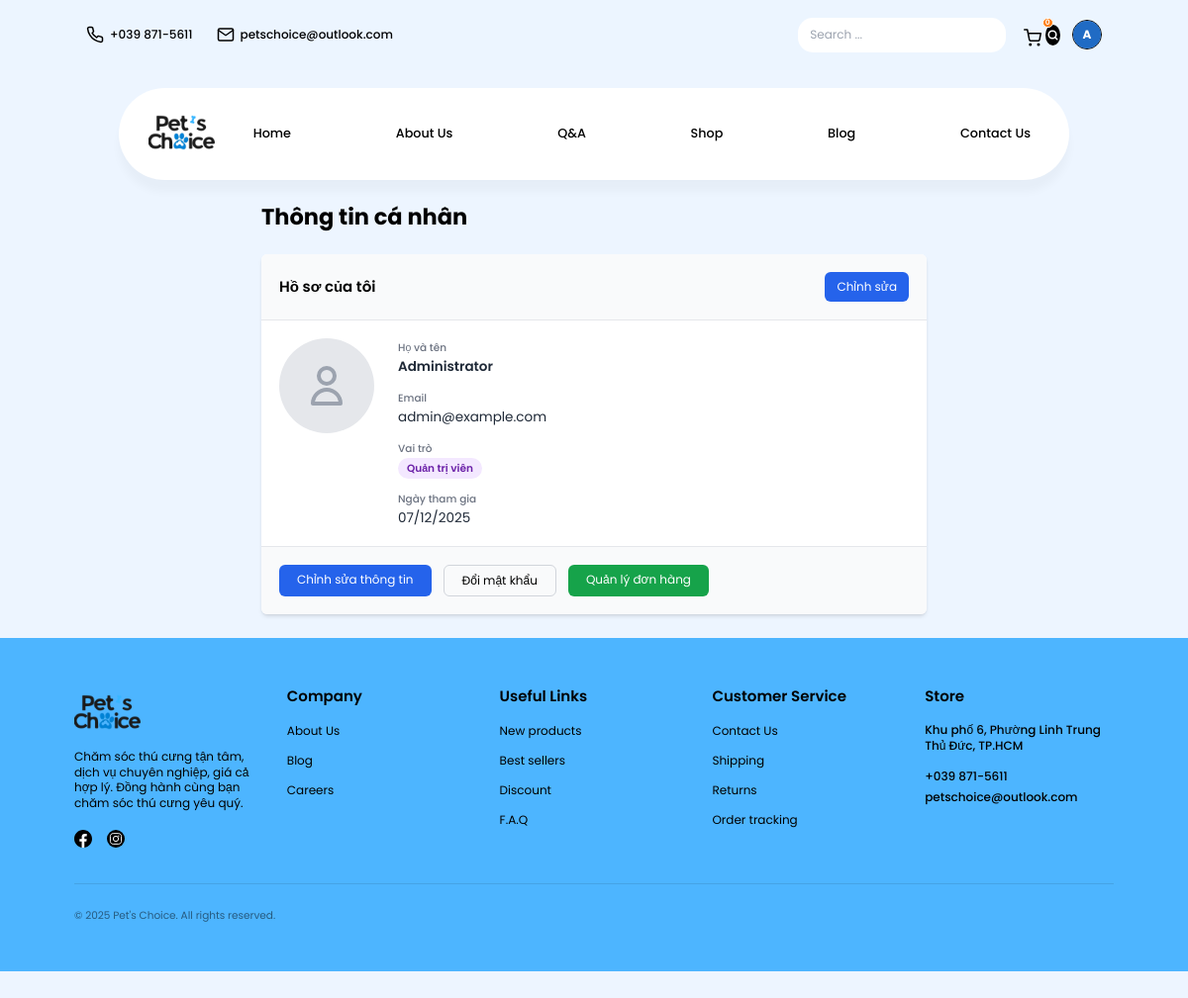
/public/profile (signed in), run on the app's committed database.
### tables this page shows
CREATE TABLE IF NOT EXISTS users (
    id BIGINT UNSIGNED AUTO_INCREMENT PRIMARY KEY,
    name VARCHAR(120) NOT NULL,
    email VARCHAR(160) NOT NULL UNIQUE,
    phone VARCHAR(30) NULL,
    avatar_url VARCHAR(255) NULL,
    password_hash VARCHAR(255) NOT NULL,
    role ENUM('customer', 'staff', 'admin') NOT NULL DEFAULT 'customer',
    status ENUM(
        'active',
        'inactive',
        'banned'
    ) NOT NULL DEFAULT 'active',
    created_at TIMESTAMP NOT NULL DEFAULT CURRENT_TIMESTAMP,
    updated_at TIMESTAMP NULL DEFAULT NULL ON UPDATE CURRENT_TIMESTAMP,
    last_login DATETIME NULL
);

### app/core/Controller.php (called while the page is built, shortened)
<?php
class Controller
{
    protected function view(string $view, array $data = [], string $title = null, string $layout = 'main'): void
    {
        $viewFile = __DIR__ . '/../views/' . str_replace('.', '/', $view) . '.php';
        extract($data);
        $content = function () use ($viewFile, $data) {
            extract($data);
            require $viewFile;
        };
        $layoutFile = __DIR__ . '/../views/layouts/' . $layout . '.php';
        require $layoutFile;
    }
}

### app/controllers/ProfileController.php (called while the page is built, shortened)
<?php
class ProfileController extends Controller
{
    public function index(): void
    {
        $user = User::findById(Auth::id());
        $homeData = Home::get();
        $this->view('profile.index', [
            'title' => 'Thông tin cá nhân - ' . APP_NAME,
            'user' => $user,
            'activeMenu' => 'profile',
            'hideBlogHero' => true,
            'homeData' => $homeData,
        ], null, 'public');
    }
}

### app/core/Router.php (called while the page is built, shortened)
<?php
class Router
{
    private array $routes = [
        'GET' => [],
        'POST' => [],
    ];
    private string $basePath = '';
    public function __construct()
    {
        $base = parse_url(BASE_URL, PHP_URL_PATH) ?: '';
        $this->basePath = rtrim($base, '/');
    }
    public function get(string $path, string $handler): void
    {
        $this->routes['GET'][$this->normalize($path)] = $handler;
    }
    public function post(string $path, string $handler): void
    {
        $this->routes['POST'][$this->normalize($path)] = $handler;
    }
    private function normalize(string $path): string
    {
        $path = parse_url($path, PHP_URL_PATH) ?: '/';
        $path = preg_replace('#/+#','/',$path);
        if ($this->basePath !== '' && $this->basePath !== '/') {
            if (str_starts_with($path, $this->basePath)) {
                $path = substr($path, strlen($this->basePath));
            }
        }
        $path = '/' . trim($path, '/');
        return $path === '//' ? '/' : $path;
    }
    public function dispatch(string $method, string $uri): void
    {
        $path = $this->normalize($uri);
        $handler = $this->routes[$method][$path] ?? null;
        [$controllerName, $action] = explode('@', $handler);
        $controller = new $controllerClass();
        $controller->$action();
    }
}

### public/index.php (called while the page is built, shortened)
<?php
require_once __DIR__ . '/../app/core/Database.php';
require_once __DIR__ . '/../app/core/Controller.php';
require_once __DIR__ . '/../app/core/Router.php';
require_once __DIR__ . '/../app/core/Auth.php';
$baseDir = __DIR__ . '/../app/';
spl_autoload_register(function ($class) use ($baseDir) {
    $class = ltrim($class, '\\');
    if (str_starts_with($class, 'App\\')) {
        $relative = str_replace('App\\', '', $class);
        $path = $baseDir . str_replace('\\', '/', $relative) . '.php';
    } elseif (str_starts_with($class, 'Core\\')) {
        $relative = str_replace('Core\\', 'core\\', $class);
        $path = $baseDir . str_replace('\\', '/', $relative) . '.php';
        if (is_file($path)) require_once $path;
    }
});
$router = new Router();
$router->get('/', 'HomeController@index');
$router->get('/login', 'AuthController@login');
$router->post('/login', 'AuthController@doLogin');
$router->get('/register', 'AuthController@register');
$router->post('/register', 'AuthController@doRegister');
$router->get('/logout', 'AuthController@logout');
$router->get('/about', 'AboutController@index');
$router->get('/shop', 'ProductController@index');
$router->get('/products', 'ProductController@index');
$router->get('/products/show', 'ProductController@show');
$router->get('/cart', 'CartController@index');
$router->post('/cart/add', 'CartController@add');
$router->post('/cart/update', 'CartController@update');
$router->post('/cart/remove', 'CartController@remove');
$router->get('/cart/checkout', 'CartController@checkout');
$router->get('/orders', 'OrderController@index');
$router->get('/orders/show', 'OrderController@show');
$router->post('/orders/checkout', 'OrderController@checkout');
$router->get('/profile', 'ProfileController@index');
$router->get('/profile/edit', 'ProfileController@edit');
$router->post('/profile/update', 'ProfileController@update');
$router->get('/profile/change-password', 'ProfileController@changePassword');
$router->post('/profile/update-password', 'ProfileController@updatePassword');
$router->get('/faq', 'FAQController@index');
$router->get('/page/show', 'PageController@show');
$router->get('/contact', 'ContactController@index');
$router->post('/contact/submit', 'ContactController@submit');
$router->get('/posts', 'PostController@index');
$router->get('/posts/show', 'PostController@show');
$router->post('/posts/comment', 'PostController@submitComment');
$router->get('/admin', 'Admin\\PageController@dashboard');
$router->post('/admin/upload/image', 'Admin\\UploadController@image');
$router->get('/admin/about', 'Admin\\AboutController@index');
$router->post('/admin/about/update', 'Admin\\AboutController@update');
$router->get('/admin/products', 'Admin\\ProductController@index');
$router->get('/admin/products/create', 'Admin\\ProductController@create');
$router->post('/admin/products/store', 'Admin\\ProductController@store');
$router->get('/admin/products/edit', 'Admin\\ProductController@edit');
$router->post('/admin/products/update', 'Admin\\ProductController@update');
$router->post('/admin/products/delete', 'Admin\\ProductController@delete');
$router->get('/admin/orders', 'Admin\\OrderController@index');
$router->get('/admin/orders/show', 'Admin\\OrderController@show');
$router->post('/admin/orders/update-status', 'Admin\\OrderController@updateStatus');
$router->get('/admin/users', 'Admin\\UserController@index');
$router->get('/admin/users/show', 'Admin\\UserController@show');
$router->post('/admin/users/update-status', 'Admin\\UserController@updateStatus');
$router->post('/admin/users/reset-password', 'Admin\\UserController@resetPassword');
$router->post('/admin/users/delete', 'Admin\\UserController@delete');
$router->get('/admin/faqs', 'Admin\\FAQController@index');
$router->get('/admin/faqs/create', 'Admin\\FAQController@create');
$router->post('/admin/faqs/store', 'Admin\\FAQController@store');
$router->get('/admin/faqs/edit', 'Admin\\FAQController@edit');
$router->post('/admin/faqs/update', 'Admin\\FAQController@update');
$router->post('/admin/faqs/delete', 'Admin\\FAQController@delete');
$router->get('/admin/posts', 'Admin\\PostController@index');
$router->get('/admin/posts/create', 'Admin\\PostController@create');
$router->post('/admin/posts/store', 'Admin\\PostController@store');
$router->get('/admin/posts/edit', 'Admin\\PostController@edit');
$router->post('/admin/posts/update', 'Admin\\PostController@update');
$router->post('/admin/posts/delete', 'Admin\\PostController@delete');
$router->get('/admin/comments', 'Admin\\CommentController@index');
$router->post('/admin/comments/approve', 'Admin\\CommentController@approve');
$router->post('/admin/comments/reject', 'Admin\\CommentController@reject');
$router->post('/admin/comments/delete', 'Admin\\CommentController@delete');
$router->get('/admin/home', 'Admin\\HomeController@index');
$router->post('/admin/home/update', 'Admin\\HomeController@update');
$router->get('/admin/pages', 'Admin\\PageController@index');
$router->get('/admin/pages/create', 'Admin\\PageController@create');
$router->post('/admin/pages/store', 'Admin\\PageController@store');
$router->get('/admin/pages/edit', 'Admin\\PageController@edit');
$router->post('/admin/pages/update', 'Admin\\PageController@update');
$router->post('/admin/pages/delete', 'Admin\\PageController@delete');
$router->get('/admin/contacts', 'Admin\\ContactController@index');
$router->get('/admin/contacts/show', 'Admin\\ContactController@show');
$router->post('/admin/contacts/update-status', 'Admin\\ContactController@updateStatus');
$router->post('/admin/contacts/reply', 'Admin\\ContactController@reply');
$router->post('/admin/contacts/delete', 'Admin\\ContactController@delete');
$router->dispatch($_SERVER['REQUEST_METHOD'], $_SERVER['REQUEST_URI']);

### app/core/Database.php (called while the page is built, shortened)
<?php
class Database
{
    private static ?PDO $pdo = null;
    public static function conn(): PDO
    {
        if (self::$pdo === null) {
            $dsn = 'mysql:host=' . DB_HOST . ';dbname=' . DB_NAME . ';charset=' . DB_CHARSET;
            $options = [
                PDO::ATTR_ERRMODE => PDO::ERRMODE_EXCEPTION,
                PDO::ATTR_DEFAULT_FETCH_MODE => PDO::FETCH_ASSOC,
                PDO::ATTR_EMULATE_PREPARES => false,
            ];
            try {
                self::$pdo = new PDO($dsn, DB_USER, DB_PASS, $options);
            } catch (PDOException $e) {
                http_response_code(500);
                echo 'Database connection failed.';
                error_log('DB Error: ' . $e->getMessage());
                exit;
            }
        }
        return self::$pdo;
    }
}

### app/Models/User.php (called while the page is built, shortened)
<?php
class User
{
    public static function findById(int $id): ?array
    {
        $sql = "SELECT * FROM users WHERE id = :id LIMIT 1";
        $stmt = Database::conn()->prepare($sql);
        $stmt->execute([':id' => $id]);
        $row = $stmt->fetch(PDO::FETCH_ASSOC);
        return $row ?: null;
    }
}

### app/core/Auth.php (called while the page is built, shortened)
<?php
class Auth
{
    public static function user(): ?array
    {
        if (isset($_SESSION['user_id'])) {
            return [
                'id' => $_SESSION['user_id'],
                'name' => $_SESSION['user_name'] ?? '',
                'email' => $_SESSION['user_email'] ?? '',
                'role' => $_SESSION['user_role'] ?? 'user',
            ];
        }
        return null;
    }
    public static function id(): ?int
    {
        if (isset($_SESSION['user_id'])) {
            return (int)$_SESSION['user_id'];
        }
        return self::user()['id'] ?? null;
    }
}

### app/views/profile/index.php (the view, shortened to what this page needs)
<?php
$user = $user ?? null;
?>
<div class="container mx-auto px-4 py-8">
    <div class="max-w-4xl mx-auto">
        <h1 class="text-3xl font-bold mb-8">Thông tin cá nhân</h1>
        <div class="bg-white rounded-lg shadow-md overflow-hidden">
            <div class="p-6 border-b bg-gray-50">
                <div class="flex items-center justify-between">
                    <h2 class="text-xl font-semibold">Hồ sơ của tôi</h2>
                    <a href="<?= BASE_URL ?>profile/edit"
                       class="px-4 py-2 bg-blue-600 text-white rounded-lg hover:bg-blue-700 transition">
                        Chỉnh sửa
                    </a>
                </div>
            </div>
            <div class="p-6">
                <div class="flex flex-col md:flex-row gap-8">
                    <div class="flex-shrink-0">
                        <div class="w-32 h-32 rounded-full overflow-hidden bg-gray-200 flex items-center justify-center">
                            <?php if (!empty($user['avatar_url'])): ?>
                                <img src="<?= htmlspecialchars($user['avatar_url']) ?>"
                                     alt="Avatar"
                                     class="w-full h-full object-cover">
                            <?php else: ?>
                                <svg class="w-16 h-16 text-gray-400" fill="none" stroke="currentColor" viewBox="0 0 24 24">
                                    <path stroke-linecap="round" stroke-linejoin="round" stroke-width="2" d="M16 7a4 4 0 11-8 0 4 4 0 018 0zM12 14a7 7 0 00-7 7h14a7 7 0 00-7-7z"></path>
                                </svg>
                            <?php endif; ?>
                        </div>
                    </div>
                    <div class="flex-1 space-y-4">
                        <div>
                            <label class="text-sm font-medium text-gray-500">Họ và tên</label>
                            <p class="text-lg font-semibold text-gray-800"><?= htmlspecialchars($user['name']) ?></p>
                        </div>
                        <div>
                            <label class="text-sm font-medium text-gray-500">Email</label>
                            <p class="text-lg text-gray-800"><?= htmlspecialchars($user['email']) ?></p>
                        </div>
                        <div>
                            <label class="text-sm font-medium text-gray-500">Vai trò</label>
                            <p class="text-lg">
                                <span class="px-3 py-1 rounded-full text-sm font-semibold <?php
                                    switch ($user['role']) {
                                        case 'admin':
                                            echo 'bg-purple-100 text-purple-800';
                                            break;
                                    }
                                ?>">
                                    <?php
                                    switch ($user['role']) {
                                        case 'admin':
                                            echo 'Quản trị viên';
                                            break;
                                    }
                                    ?>
                                </span>
                            </p>
                        </div>
                        <div>
                            <label class="text-sm font-medium text-gray-500">Ngày tham gia</label>
                            <p class="text-lg text-gray-800">
                                <?= date('d/m/Y', strtotime($user['created_at'])) ?>
                            </p>
                        </div>
                    </div>
                </div>
            </div>
            <div class="p-6 bg-gray-50 border-t">
                <div class="flex flex-wrap gap-4">
                    <a href="<?= BASE_URL ?>profile/edit"
                       class="px-6 py-2 bg-blue-600 text-white rounded-lg hover:bg-blue-700 transition">
                        Chỉnh sửa thông tin
                    </a>
                    <a href="<?= BASE_URL ?>profile/change-password"
                       class="px-6 py-2 border border-gray-300 rounded-lg hover:bg-white transition">
                        Đổi mật khẩu
                    </a>
                    <a href="<?= BASE_URL ?>orders"
                       class="px-6 py-2 bg-green-600 text-white rounded-lg hover:bg-green-700 transition">
                        Quản lý đơn hàng
                    </a>
                </div>
            </div>
        </div>
    </div>
</div>

### public/assets/css/public.css (style rules this page uses)
:root { --orange-500: #FD7E14; --orange-accent: #FF8D28; --black: #000; --white: #FFF; --gray-100: #F8F9FA; --gray-300: #D9D9D9; --gray-600: #6C757D; --black-60: rgba(0, 0, 0, 0.6); --black-50: rgba(0, 0, 0, 0.5); --blue-light: #EDF5FF; --blue-primary: #4DB5FF; --purple-primary: #4144A0; }
* { margin: 0; padding: 0; box-sizing: border-box; }
html, body { font-family: 'Poppins', sans-serif; background-color: var(--blue-light); color: var(--black); line-height: 1.6; }
body { min-height: 100vh; display: flex; flex-direction: column; }
.container { max-width: 1400px; margin: 0 auto; padding: 32px 16px; }
@media (min-width: 1200px) { body { zoom: 0.75; -moz-transform: scale(0.75); -moz-transform-origin: top center; } }

### data on the page
users: name "Administrator", email "admin@example.com", created_at "07/12/2025"

### other printed values
mb_substr($userName, 0, 1) "A"
